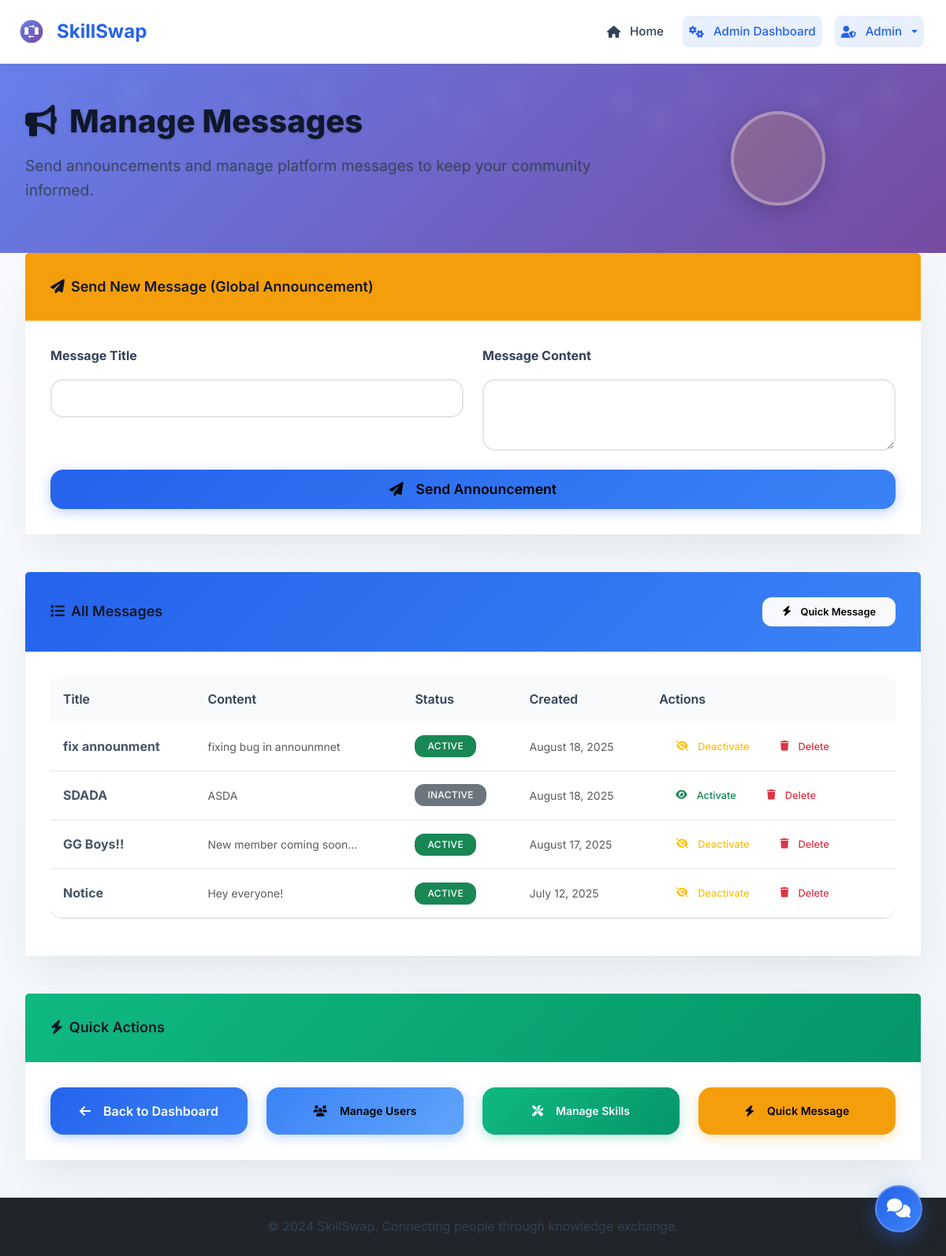
The page /admin/messages (signed in) on the database as committed earlier.
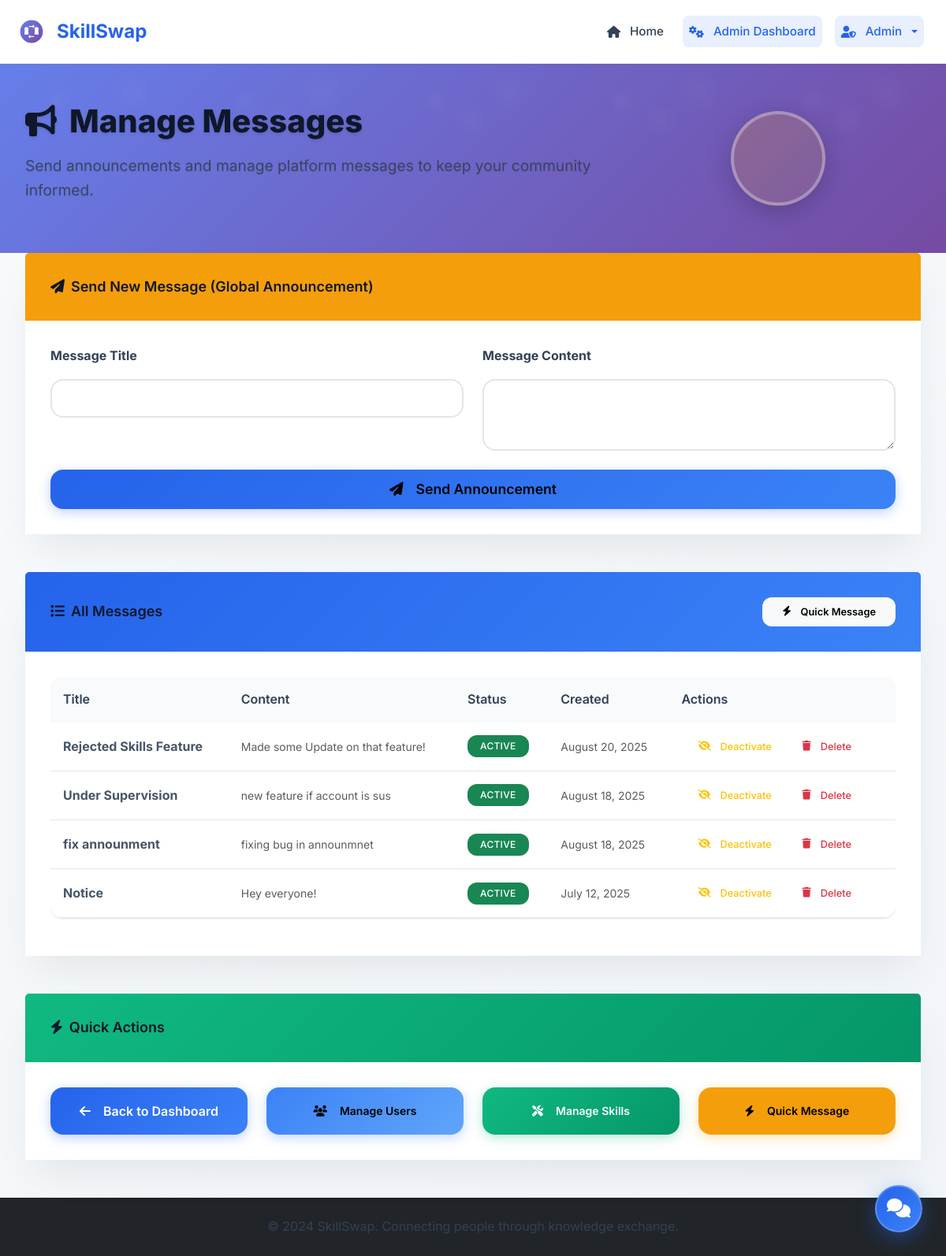
The same page on the database as committed later.
### tables this page shows
CREATE TABLE messages (
            id INTEGER PRIMARY KEY AUTOINCREMENT,
            title TEXT NOT NULL,
            content TEXT NOT NULL,
            is_active INTEGER DEFAULT 1,
            created_at TIMESTAMP DEFAULT CURRENT_TIMESTAMP
        );

### skill_swap_app.py (the view)
@app.route('/admin/messages')
@admin_required
def admin_messages():
    conn = get_db()
    messages = conn.execute('SELECT * FROM messages ORDER BY created_at DESC').fetchall()
    users = conn.execute('''
        SELECT id, name, email FROM users
        WHERE is_admin = 0 AND is_banned = 0
        ORDER BY name ASC
    ''').fetchall()
    conn.close()
    messages = convert_rows_datetimes(messages)
    return render_template('admin_messages.html', messages=messages, users=users)

### skill_swap_app.py (called while the page is built)
def parse_datetime(timestamp_str):
    if timestamp_str is None:
        return None
    try:
        if 'T' in timestamp_str:
            return datetime.fromisoformat(timestamp_str.replace('Z', '+00:00'))
        else:
            return datetime.strptime(timestamp_str, '%Y-%m-%d %H:%M:%S')
    except:
        return None

def convert_row_datetimes(row):
    if row is None:
        return None
    if hasattr(row, 'keys'):
        row_dict = dict(row)
    else:
        row_dict = row
    timestamp_fields = ['created_at', 'updated_at', 'rejected_at']
    for field in timestamp_fields:
        if field in row_dict and row_dict[field]:
            row_dict[field] = parse_datetime(row_dict[field])
    return row_dict

def convert_rows_datetimes(rows):
    if not rows:
        return []
    return [convert_row_datetimes(row) for row in rows]

def get_db():
    conn = sqlite3.connect('skill_swap.db')
    conn.row_factory = sqlite3.Row
    return conn

@app.context_processor
def inject_helpers():
    return {'get_user_by_id': get_user_by_id}

### templates/admin_messages.html (shortened to what the changed rows need)
{% extends "base.html" %}
{% block content %}
<section class="dashboard-hero">
    <div class="container">
        <div class="row align-items-center">
            <div class="col-lg-8">
                <div class="hero-content">
                    <h1 class="hero-title">
                        <i class="fas fa-bullhorn me-3"></i>Manage Messages
                    </h1>
                </div>
            </div>
        </div>
    </div>
</section>
<div class="container">
    <div class="row">
        <div class="col-12">
            <div class="card modern-search-card">
                <div class="card-body">
                    {% if messages %}
                        <div class="table-responsive">
                            <table class="table table-hover" style="border-radius: var(--radius-lg); overflow: hidden;">
                                <thead style="background: linear-gradient(135deg, rgba(59, 130, 246, 0.1), rgba(147, 197, 253, 0.05));">
                                    <tr>
                                        <th style="border: none; padding: 1rem; font-weight: 600;">Title</th>
                                        <th style="border: none; padding: 1rem; font-weight: 600;">Content</th>
                                        <th style="border: none; padding: 1rem; font-weight: 600;">Status</th>
                                        <th style="border: none; padding: 1rem; font-weight: 600;">Created</th>
                                        <th style="border: none; padding: 1rem; font-weight: 600;">Actions</th>
                                    </tr>
                                </thead>
                                <tbody>
                                    {% for message in messages %}
                                    <tr style="border-bottom: 1px solid rgba(0,0,0,0.1);">
                                        <td style="padding: 1rem; border: none;">
                                            <strong>{{ message.title }}</strong>
                                        </td>
                                        <td style="padding: 1rem; border: none;">
                                            <small class="text-muted">
                                                {{ message.content[:100] }}{% if message.content|length > 100 %}...{% endif %}
                                            </small>
                                        </td>
                                        <td style="padding: 1rem; border: none;">
                                            {% if message.is_active %}
                                                <span class="badge bg-success" style="border-radius: var(--radius-md);">Active</span>
                                            {% else %}
                                                <span class="badge bg-secondary" style="border-radius: var(--radius-md);">Inactive</span>
                                            {% endif %}
                                        </td>
                                        <td style="padding: 1rem; border: none;">
                                            <small class="text-muted">
                                                {% if message.created_at %}
                                                    {{ message.created_at.strftime('%B %d, %Y') }}
                                                {% else %}
                                                    Unknown
                                                {% endif %}
                                            </small>
                                        </td>
                                        <td style="padding: 1rem; border: none;">
                                            <div class="btn-group btn-group-sm" role="group">
                                                {% if message.is_active %}
                                                    <a href="{{ url_for('toggle_message', message_id=message.id) }}"
                                                       class="btn btn-outline-warning admin-action-btn" style="border-radius: var(--radius-md); margin-right: 0.25rem;"
                                                       data-action="deactivate" data-target="message">
                                                        <i class="fas fa-eye-slash me-1"></i>Deactivate
                                                    </a>
                                                {% else %}
                                                    <a href="{{ url_for('toggle_message', message_id=message.id) }}"
                                                       class="btn btn-outline-success admin-action-btn" style="border-radius: var(--radius-md); margin-right: 0.25rem;"
                                                       data-action="activate" data-target="message">
                                                        <i class="fas fa-eye me-1"></i>Activate
                                                    </a>
                                                {% endif %}
                                                <a href="{{ url_for('delete_message', message_id=message.id) }}"
                                                   class="btn btn-outline-danger admin-action-btn" style="border-radius: var(--radius-md);"
                                                   data-action="delete" data-target="message"
                                                   onclick="return confirm('Are you sure you want to delete this message? This action cannot be undone.')">
                                                    <i class="fas fa-trash me-1"></i>Delete
                                                </a>
                                            </div>
                                        </td>
                                    </tr>
                                    {% endfor %}
                                </tbody>
                            </table>
                        </div>
                    {% else %}
                        <div class="text-center text-muted py-5">
                            <i class="fas fa-bullhorn fa-3x mb-3 opacity-50"></i>
                            <p>No messages found</p>
                        </div>
                    {% endif %}
                </div>
            </div>
        </div>
    </div>
</div>
{% endblock %}

Rows that differ between the two databases and show on the page:
removed messages: title "SDADA", content "ASDA", is_active "INACTIVE", created_at "August 18, 2025"
removed messages: title "GG Boys!!", content "New member coming soon...", is_active "ACTIVE", created_at "August 17, 2025"
added messages: title "Rejected Skills Feature", content "Made some Update on that feature!", is_active "ACTIVE", created_at "August 20, 2025"
added messages: title "Under Supervision", content "new feature if account is sus", is_active "ACTIVE", created_at "August 18, 2025"
